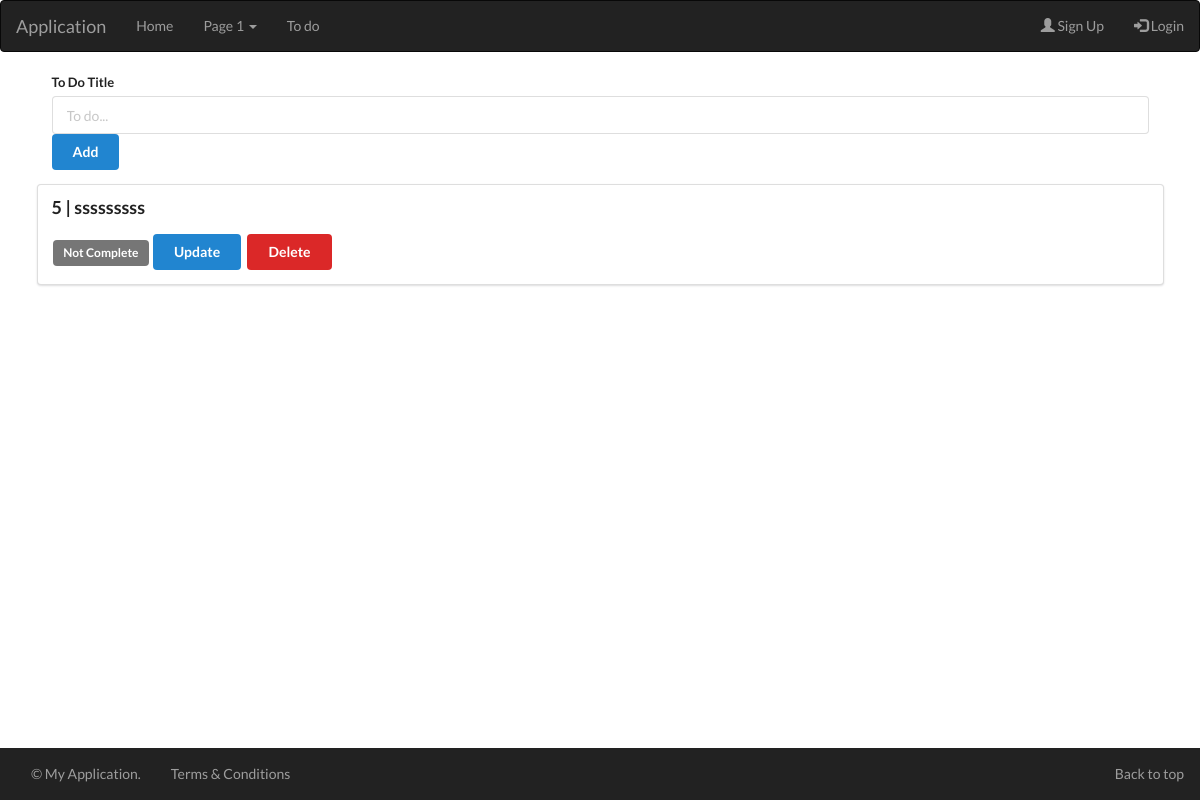
Before: /todo with the older database file.
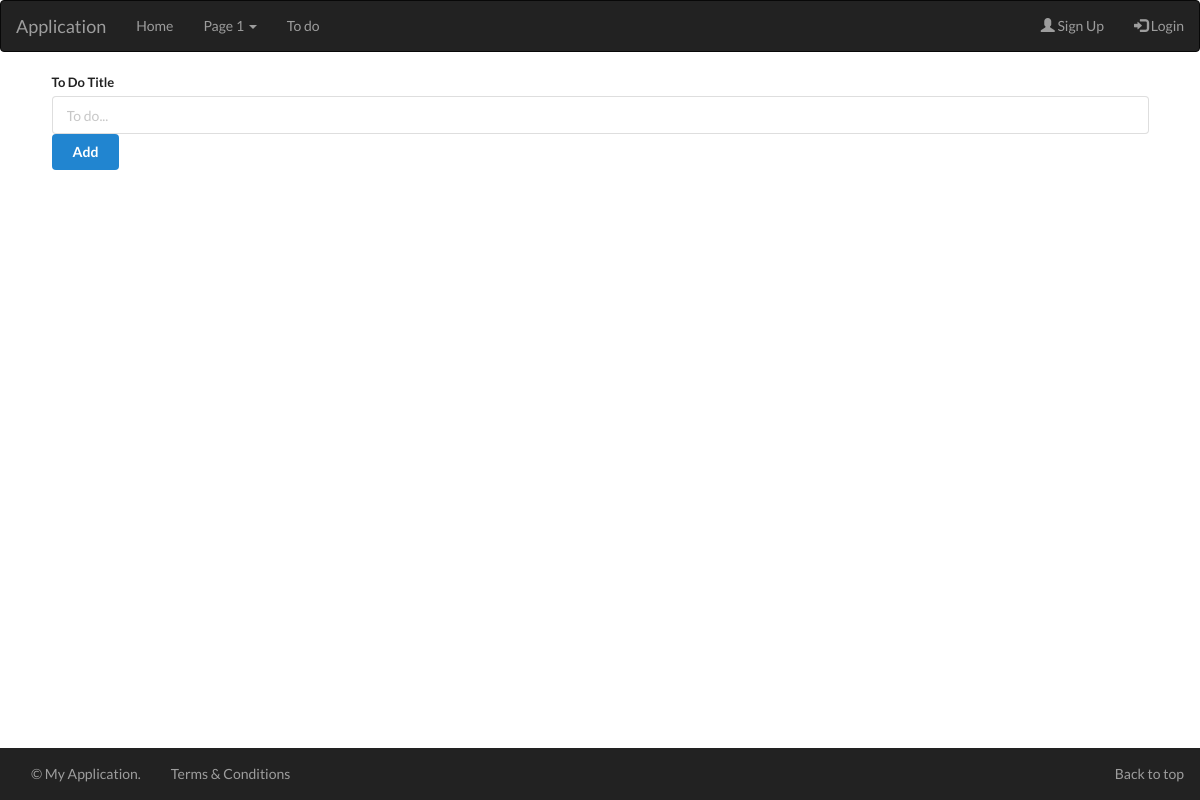
After: the same page with the newer database file.
### app.py (models this page shows)
class Todo(db.Model):
    id = db.Column(db.Integer, primary_key=True)
    title = db.Column(db.String(100))
    complete = db.Column(db.Boolean)

### app.py (the view)
@app.route('/todo')
def todo():
    todo_list = Todo.query.all()
    print(todo_list)
    return render_template('form.html', todo_list=todo_list)

### templates/form.html (shortened to what this page needs)
{% extends 'base.html' %}
{% block base %}
<link rel="stylesheet" href="https://cdn.jsdelivr.net/npm/semantic-ui@2.5.0/dist/semantic.min.css">
<form class="ui form container" action="/add" method="POST">
    <div class="field">
        <label for="title">To Do Title</label>
        <input type="text" name="title" placeholder="To do...">
        <button class="ui blue button" type="submit">Add</button>
    </div>
</form>
{% for todo in todo_list %}
<div class="ui segment container">
    <p class="ui big header">{{todo.id}} | {{todo.title}}</p>
    {% if todo.complete == False  %}
        <span class="ui grey label">Not Complete</span>
    {% else %}
        <span class="ui green label">Completed</span>
    {% endif %}
    <a class="ui blue button" href="/update/{{todo.id}}">Update</a>
    <a class="ui red button" href="/delete/{{todo.id}}">Delete</a>
</div>
{% endfor %}
{% endblock %}

### templates/base.html (shortened to what this page needs)
<!DOCTYPE html>
<html lang="en">
<head>
    <link rel="stylesheet" href="https://maxcdn.bootstrapcdn.com/bootstrap/3.4.1/css/bootstrap.min.css">
    <link href="{{ url_for('static',filename='css/mycss.css') }}" rel="stylesheet">
</head>
<body>
    <nav class="navbar navbar-inverse bg-success">
        <div class="container-fluid">
          <div class="navbar-header">
            <a class="navbar-brand" href="#">Application</a>
          </div>
          <ul class="nav navbar-nav">
            <li><a href="/">Home</a></li>
            <li class="dropdown"><a class="dropdown-toggle" data-toggle="dropdown" href="#">Page 1 <span class="caret"></span></a>
            </li>
            <li><a href="todo">To do</a></li>
          </ul>
          <ul class="nav navbar-nav navbar-right">
            <li><a href="/signup"><span class="glyphicon glyphicon-user"></span> Sign Up</a></li>
            <li><a href="/signin"><span class="glyphicon glyphicon-log-in"></span> Login</a></li>
          </ul>
        </div>
      </nav>
      {% block base %}
      {% endblock %}
      <nav class="footer2 navbar-inverse">
        <div class="container-fluid">
          <ul class="nav navbar-nav">
            <li> <a> &copy; My Application. </a></li>
            <li><a href="#">Terms & Conditions</a></li>
          </ul>
          <ul class="nav navbar-nav navbar-right">
            <li><a href="#">Back to top</a></li>
          </ul>
        </div>
      </nav>
</body>
</html>

### static/css/mycss.css (style rules this page uses)
.footer2 { position: fixed; min-height: 50px; bottom: 0; width: 100%; border: 1px solid transparent; }

Changed rows visible on the page:
removed Todo: id "5", title "sssssssss", complete "Not Complete"
